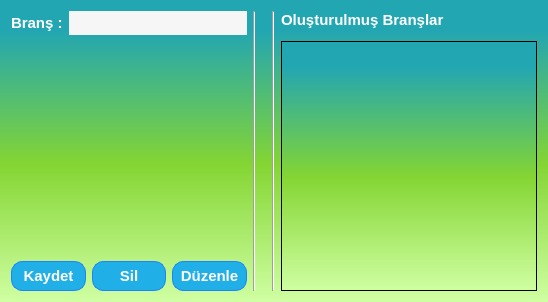
<?xml version="1.0" encoding="UTF-8"?>
<ui version="4.0">
 <class>Form</class>
 <widget class="QWidget" name="Form">
  <property name="geometry">
   <rect>
    <x>0</x>
    <y>0</y>
    <width>548</width>
    <height>302</height>
   </rect>
  </property>
  <property name="font">
   <font>
    <pointsize>11</pointsize>
    <weight>75</weight>
    <bold>true</bold>
   </font>
  </property>
  <property name="windowTitle">
   <string>Form</string>
  </property>
  <property name="styleSheet">
   <string notr="true">/*Copyright (c) DevSec Studio. All rights reserved.

MIT License

Permission is hereby granted, free of charge, to any person obtaining a copy
of this software and associated documentation files (the &quot;Software&quot;), to deal
in the Software without restriction, including without limitation the rights
to use, copy, modify, merge, publish, distribute, sublicense, and/or sell
copies of the Software, and to permit persons to whom the Software is
furnished to do so, subject to the following conditions:

The above copyright notice and this permission notice shall be included in all
copies or substantial portions of the Software.

THE SOFTWARE IS PROVIDED *AS IS*, WITHOUT WARRANTY OF ANY KIND, EXPRESS OR
IMPLIED, INCLUDING BUT NOT LIMITED TO THE WARRANTIES OF MERCHANTABILITY,
FITNESS FOR A PARTICULAR PURPOSE AND NONINFRINGEMENT. IN NO EVENT SHALL THE
AUTHORS OR COPYRIGHT HOLDERS BE LIABLE FOR ANY CLAIM, DAMAGES OR OTHER
LIABILITY, WHETHER IN AN ACTION OF CONTRACT, TORT OR OTHERWISE, ARISING FROM,
OUT OF OR IN CONNECTION WITH THE SOFTWARE OR THE USE OR OTHER DEALINGS IN THE
SOFTWARE.
*/

/*-----QWidget-----*/
QWidget
{
	background-color: qlineargradient(spread:repeat, x1:1, y1:0, x2:1, y2:1, stop:0.100962 rgba(34, 166, 178, 255),stop:0.543269 rgba(132, 213, 51, 255),stop:1 rgba(208, 255, 163, 255));
	color: #ffffff;
	font-weight: bold;
	border-color: #051a39;
	selection-background-color: #3b7e48;

}


/*-----QLabel-----*/
QLabel
{
	background-color: transparent;
	color: #ffffff;

}


QLabel::disabled
{
	background-color: transparent;
	color: #656565;

}


/*-----QMenuBar-----*/
QMenuBar
{
	background-color: qlineargradient(spread:repeat, x1:1, y1:0, x2:1, y2:1, stop:0.100962 rgba(34, 166, 178, 255),stop:1 rgba(24, 123, 132, 255));
	color: #ffffff;
	border-color: #051a39;

}


QMenuBar::disabled
{
	background-color: #404040;
	color: #656565;
	border-color: #051a39;

}


QMenuBar::item
{
    background-color: transparent;

}


QMenuBar::item:selected
{
    background-color: #5ab8a0;
    border: 1px solid #41cd52;

}


QMenuBar::item:pressed
{
    background-color: #3e7f6e;
    border: 1px solid #5ab8a0;
    margin-bottom: -1px;
    padding-bottom: 1px;

}


/*-----QMenu-----*/
QMenu
{
    background-color: #1f2b2b;
    border: 1px solid;
    color: #ffffff;

}


QMenu::separator
{
    height: 1px;
    background-color: #22af00;
    color: #ffffff;
    padding-left: 4px;
    margin-left: 10px;
    margin-right: 5px;

}


QMenu::item
{
    min-width : 150px;
    padding: 3px 20px 3px 20px;

}


QMenu::item:selected
{
    background-color: #22a6b2;
    color: #ffffff;

}


QMenu::item:disabled
{
    color: #262626;

}


/*-----QToolTip-----*/
QToolTip
{
	border : 1px solid #000000;
	background-color: #26264f;
	color: #ffffff;
	border-color: #051a39;

}


/*-----QPushButton-----*/
QPushButton
{
	background-color: #20afe7;
	color: #ffffff;
	border-style: solid;
	border-width: 1px;
	border-radius: 11px;
	border-color: #2082ff;
	padding: 5px;

}


QPushButton::disabled
{
	background-color: #404040;
	color: #656565;
	border-color: #051a39;

}


QPushButton::hover
{
	background-color: #33bdff;
	color: #ffffff;
	border-style: solid;
	border-width: 1px;
	border-radius: 11px;
	border-color: #2082ff;
	padding: 5px;

}


QPushButton::pressed
{
	background-color: #2082ff;
	color: #ffffff;
	border-style: solid;
	border-width: 1px;
	border-radius: 11px;
	border-color: #2082ff;
	padding: 5px;

}


/*-----QToolButton-----*/
QToolButton
{
	background-color: #20afe7;
	color: #ffffff;
	border-style: solid;
	border-width: 1px;
	border-radius: 11px;
	border-color: #2082ff;
	padding: 5px;

}


QToolButton::disabled
{
	background-color: #404040;
	color: #656565;
	border-color: #051a39;

}


QToolButton::hover
{
	background-color: #33bdff;
	color: #ffffff;
	border-style: solid;
	border-width: 1px;
	border-radius: 11px;
	border-color: #2082ff;
	padding: 5px;

}


QToolButton::pressed
{
	background-color: #2082ff;
	color: #ffffff;
	border-style: solid;
	border-width: 1px;
	border-radius: 11px;
	border-color: #2082ff;
	padding: 5px;

}


/*-----QComboBox-----*/
QComboBox
{
    background-color: #a9a9aa;
    border: 1px solid;
    padding-left: 6px;
    color: #000;
    height: 20px;

}


QComboBox::disabled
{
	background-color: #404040;
	color: #656565;
	border-color: #051a39;

}


QComboBox:hover
{
    background-color: #f6f6f6;

}


QComboBox:on
{
    background-color: #f8f6f0;

}


QComboBox QAbstractItemView
{
    background-color: #383838;
    color: #ffffff;
    border: 1px solid black;
    selection-background-color: #488f44;
    selection-color: #ffffff;
    outline: 0;

}


QComboBox::drop-down
{
    subcontrol-origin: padding;
    subcontrol-position: top right;
    width: 15px;

}


QComboBox::down-arrow
{
	background-color: #383838;	
    image: url(://arrow-down.png) 16px 16px;
    width: 18px;
    height: 18px;
	border-left: 1px solid black;

}


/*-----QSpinBox &amp; QDoubleSpinBox &amp; QDateTimeEdit-----*/
QSpinBox, 
QDoubleSpinBox,
QDateTimeEdit
{
	background-color: #f6f6f6;
	color: #000;
	border: 1px solid #a9a9aa;
	padding : 2px;

}


QSpinBox::disabled, 
QDoubleSpinBox::disabled,
QDateTimeEdit::disabled
{
	background-color: #404040;
	color: #656565;
	border-color: #051a39;

}


QSpinBox:hover, 
QDoubleSpinBox::hover,
QDateTimeEdit::hover
{
    background-color: #a9a9aa;
    border: 1px solid #a9a9aa;
    color:  #000;
    padding: 2px

}


QSpinBox::up-button, QSpinBox::down-button,
QDoubleSpinBox::up-button, QDoubleSpinBox::down-button,
QDateTimeEdit::up-button, QDateTimeEdit::down-button
{
    background-color: qlineargradient(spread:repeat, x1:1, y1:0, x2:1, y2:1, stop:0.100962 rgba(34, 166, 178, 255),stop:0.543269 rgba(132, 213, 51, 255),stop:1 rgba(208, 255, 163, 255));

}


QSpinBox::disabled, 
QDoubleSpinBox::disabled,
QDateTimeEdit::disabled
{
	background-color: #404040;
	color: #656565;
	border-color: #051a39;

}


QSpinBox::up-button:hover, QSpinBox::down-button:hover,
QDoubleSpinBox::up-button:hover, QDoubleSpinBox::down-button:hover,
QDateTimeEdit::up-button:hover, QDateTimeEdit::down-button:hover
{
    background-color: #92dd48;
    border: 1px solid #92dd48;

}


QSpinBox::up-button:disabled, QSpinBox::down-button:disabled,
QDoubleSpinBox::up-button:disabled, QDoubleSpinBox::down-button:disabled,
QDateTimeEdit::up-button:disabled, QDateTimeEdit::down-button:disabled
{
	background-color: #404040;
	color: #656565;
	border-color: #051a39;

}


QSpinBox::up-button:pressed, QSpinBox::down-button:pressed,
QDoubleSpinBox::up-button:pressed, QDoubleSpinBox::down-button::pressed,
QDateTimeEdit::up-button:pressed, QDateTimeEdit::down-button::pressed
{
    background-color: #57a951;
    border: 1px solid #57a951;

}


QSpinBox::down-arrow,
QDoubleSpinBox::down-arrow,
QDateTimeEdit::down-arrow
{
    image: url(://arrow-down.png);
    width: 7px;

}


QSpinBox::up-arrow,
QDoubleSpinBox::up-arrow,
QDateTimeEdit::up-arrow
{
    image: url(://arrow-up.png);
    width: 7px;

}


/*-----QLineEdit-----*/
QLineEdit
{
	background-color: #f6f6f6;
	color: #000;
	border-width: 1px;
	border-radius: 0px;
	border-color: #051a39;
	padding: 2px;

}


QLineEdit::hover
{
	background-color: #a9a9aa;
	color: #000;

}


QLineEdit::disabled
{
	background-color: #404040;
	color: #656565;
	border-width: 1px;
	border-radius: 3px;
	border-color: #051a39;
	padding: 2px;

}


/*-----QTextEdit-----*/
QTextEdit
{
	background-color: #ffffff;
	color: #010201;
	border-color: #051a39;

}


QTextEdit::disabled
{
	background-color: #404040;
	color: #656565;
	border-color: #051a39;

}


/*-----QGroupBox-----*/
QGroupBox 
{
	background-color: #1f2b2b;
    border: 1px inset #000;
    margin-top: 22px;
	margin-left: 1px;

}


QGroupBox::title  
{
    background-color: #1f2b2b;
    color: #ffffff;
    subcontrol-origin: margin;
    subcontrol-position: top left;
	margin-left: 1px;
    padding: 5px;

}


QGroupBox::title::disabled
{
	background-color: #404040;
	color: #656565;

}


/*-----QCheckBox-----*/
QCheckBox
{
    background-color: transparent;

}


QCheckBox::indicator
{
    color: #b1b1b1;
    background-color: #1f2b2b;
    border: 1px solid #2aaaa8;
    width: 12px;
    height: 12px;

}


QCheckBox::indicator:checked
{
    image:url(://checkbox.png);
	background-color: #1f2b2b;
    border: 1px solid #2aaaa8;

}


QCheckBox::indicator:unchecked:hover
{
    border: 1px solid #2aaaa8;

}


QCheckBox::disabled
{
	color: #656565;

}


QCheckBox::indicator:disabled
{
	background-color: #656565;
	color: #656565;
    border: 1px solid #656565;

}


/*-----QRadioButton-----*/
QRadioButton
{
    background-color: transparent;

}


QRadioButton::indicator::unchecked
{ 
	border: 1px inset gray; 
	border-radius: 5px; 
	background-color:  #a9a9aa;
	width: 9px; 
	height: 9px; 

}


QRadioButton::indicator::unchecked:hover
{ 
	border: 1px inset #2aaaa8; 
	border-radius: 5px; 
	background-color: gray;
	width: 9px; 
	height: 9px; 

}


QRadioButton::indicator::checked
{ 
	border: 1px solid #607cff; 
	border-radius: 5px; 
	background-color: #58fa53; 
	width: 9px; 
	height: 9px; 

}


QRadioButton::disabled
{
	color: #656565;

}


QRadioButton::indicator:disabled
{
	background-color: #656565;
	color: #656565;
    border: 2px solid #656565;

}


/*-----QTableView &amp; QTableWidget-----*/
QTableView
{
    background-color: #242526;
    border: 1px solid #32414B;
    color: #F0F0F0;
    gridline-color: #353635;
    outline : 0;
}

QTableView::item:hover
{
    background-color: #24602b;
    color: #F0F0F0;
}

QTableView::item:selected
{
    background-color: #60c461;
    border: 2px solid #60c461;
    color: #F0F0F0;
}

QTableCornerButton::section
{
    background-color: #505050;
    color: white;
}

QHeaderView
{
    background-color: #505050;
    color: white;
    border-radius: 0px;
    text-align: left;

}

QHeaderView::section
{
    background-color: #505050;
    color: white;
    border-radius: 0px;
    text-align: left;
	padding: 3px;
}

QHeaderView::section:checked
{
    color: #000000;
    background-color: #60c461;
}

QHeaderView::section::vertical::first,
QHeaderView::section::vertical::only-one
{
    border-top: 1px solid #353635;
}

QHeaderView::section::vertical
{
    border-top: 1px solid #353635;
}

QHeaderView::section::horizontal::first,
QHeaderView::section::horizontal::only-one
{
    border-left: 1px solid #353635;
}

QHeaderView::section::horizontal
{
    border-left: 1px solid #353635;
}


/*-----QTabWidget-----*/
QTabBar::tab
{
	background-color: #1f2b2b;
	color: #ffffff;
	border-style: solid;
	border-width: 1px;
	border-color: #051a39;
	padding: 5px;

}


QTabBar::tab:disabled
{
	background-color: #656565;
	color: #656565;

}


QTabWidget::pane
{
	background-color: transparent;
    border: 1px solid;
    border-color: #1f2b2b;

}


QTabBar::tab:selected
{
    background-color: #1f2b2b;
	color: #ffffff;
	border-style: solid;
	border-width: 0px;
	border-color: #051a39;
	padding: 5px;

}


QTabBar::tab:selected:disabled
{
	background-color: #404040;
	color: #656565;

}


QTabBar::tab:!selected 
{
    background-color: #262626;

}


QTabBar::tab:!selected:hover 
{
    background-color: #1f2b2b;

}


QTabBar::tab:top:!selected 
{
    margin-top: 3px;

}


QTabBar::tab:bottom:!selected 
{
    margin-bottom: 3px;

}


QTabBar::tab:top, QTabBar::tab:bottom 
{
    min-width: 8ex;
    margin-right: -1px;
    padding: 5px 10px 5px 10px;

}


QTabBar::tab:top:selected 
{
    border-bottom-color: none;

}


QTabBar::tab:bottom:selected 
{
    border-top-color: none;

}


QTabBar::tab:top:last, QTabBar::tab:bottom:last,
QTabBar::tab:top:only-one, QTabBar::tab:bottom:only-one 
{
    margin-right: 0;

}


QTabBar::tab:left:!selected 
{
    margin-right: 3px;

}


QTabBar::tab:right:!selected
{
    margin-left: 3px;

}


QTabBar::tab:left, QTabBar::tab:right 
{
    min-height: 8ex;
    margin-bottom: -1px;
    padding: 10px 5px 10px 5px;

}


QTabBar::tab:left:selected 
{
    border-left-color: none;

}


QTabBar::tab:right:selected 
{
    border-right-color: none;

}


QTabBar::tab:left:last, QTabBar::tab:right:last,
QTabBar::tab:left:only-one, QTabBar::tab:right:only-one 
{
    margin-bottom: 0;

}


/*-----QSlider-----*/
QSlider 
{
	background-color: transparent;

}

QSlider::groove:horizontal 
{
	background-color: transparent;
	height: 5px;

}


QSlider::sub-page:horizontal 
{
	background-color: #41cd52;

}


QSlider::add-page:horizontal 
{
	background-color: #a9a9aa;

}


QSlider::handle:horizontal 
{
	background-color: #41cd52;
	width: 14px;
	margin-top: -6px;
	margin-bottom: -6px;
	border-radius: 3px;

}


QSlider::handle:horizontal:hover 
{
	background-color: #22af00;
	border-radius: 3px;

}


QSlider::sub-page:horizontal:disabled 
{
	background-color: #bbb;
	border-color: #999;

}


QSlider::add-page:horizontal:disabled 
{
	background-color: #eee;
	border-color: #999;

}


QSlider::handle:horizontal:disabled 
{
	background-color: #eee;
	border: 1px solid #aaa;
	border-radius: 3px;

}


QSlider::groove:vertical 
{
	background-color: transparent;
	width: 5px;

}


QSlider::sub-page:vertical 
{
	background-color: #41cd52;

}


QSlider::add-page:vertical 
{
	background-color: #a9a9aa;

}


QSlider::handle:vertical 
{
	background-color: #41cd52;
	height: 14px;
	margin-left: -6px;
	margin-right: -6px;
	border-radius: 3px;

}


QSlider::handle:vertical:hover 
{
	background-color: #22af00;
	border-radius: 3px;

}


QSlider::sub-page:vertical:disabled 
{
	background-color: #bbb;
	border-color: #999;

}


QSlider::add-page:vertical:disabled 
{
	background-color: #eee;
	border-color: #999;

}


QSlider::handle:vertical:disabled 
{
	background-color: #eee;
	border: 1px solid #aaa;
	border-radius: 3px;

}


/*-----QDial-----*/
QDial
{
	background-color: #58ae53;

}


QDial::disabled
{
	background-color: #404040;

}


/*-----QScrollBar-----*/
QScrollBar:horizontal
{
    border: 1px solid #222222;
    background-color: #3d3d3d;
    height: 15px;
    margin: 0px 16px 0 16px;

}


QScrollBar::handle:horizontal
{
    background-color: #41cd52;
    min-height: 20px;

}


QScrollBar::add-line:horizontal
{
    border: 1px solid #1b1b19;
    background-color: #41cd52;
    width: 14px;
    subcontrol-position: right;
    subcontrol-origin: margin;

}


QScrollBar::sub-line:horizontal
{
    border: 1px solid #1b1b19;
    background-color: #41cd52;
    width: 14px;
    subcontrol-position: left;
    subcontrol-origin: margin;

}


QScrollBar::right-arrow:horizontal
{
    image: url(://arrow-right.png);
    width: 6px;
    height: 6px;

}


QScrollBar::left-arrow:horizontal
{
    image: url(://arrow-left.png);
    width: 6px;
    height: 6px;

}


QScrollBar::add-page:horizontal, QScrollBar::sub-page:horizontal
{
    background: none;

}


QScrollBar:vertical
{
    background-color: #3d3d3d;
    width: 13px;
    margin: 16px 0 16px 0;
    border: 1px solid #222222;

}


QScrollBar::handle:vertical
{
    background-color: #41cd52;
    min-height: 20px;

}


QScrollBar::add-line:vertical
{
    border: 1px solid #1b1b19;
    background-color: #41cd52;
    height: 14px;
    subcontrol-position: bottom;
    subcontrol-origin: margin;

}


QScrollBar::sub-line:vertical
{
    border: 1px solid #41cd52;
    background-color: #41cd52;
    height: 14px;
    subcontrol-position: top;
    subcontrol-origin: margin;

}


QScrollBar::up-arrow:vertical
{
    image: url(://arrow-up.png);
    width: 6px;
    height: 6px;

}


QScrollBar::down-arrow:vertical
{
    image: url(://arrow-down.png);
    width: 6px;
    height: 6px;

}


QScrollBar::add-page:vertical, QScrollBar::sub-page:vertical
{
    background: none;

}


/*-----QProgressBar-----*/
QProgressBar
{
	background-color: #a9a9aa;
	color: #000;
	border: 1px solid #000;
	text-align: center;

}


QProgressBar::chunk {
	background-color: #36b9b1;
	color: #fff;

}


QProgressBar::chunk:disabled {
	background-color: #656565;
	border: 1px solid #aaa;
	color: #656565;
}


/*-----QStatusBar-----*/
QStatusBar
{
	background-color: qlineargradient(spread:repeat, x1:1, y1:0, x2:1, y2:1, stop:0.100962 rgba(98, 197, 95, 255),stop:1 rgba(80, 158, 75, 255));
	color: #ffffff;
	border-color: #051a39;

}


</string>
  </property>
  <layout class="QGridLayout" name="gridLayout">
   <item row="0" column="0">
    <layout class="QHBoxLayout" name="horizontalLayout_2">
     <item>
      <layout class="QVBoxLayout" name="verticalLayout">
       <item>
        <layout class="QFormLayout" name="formLayout">
         <property name="labelAlignment">
          <set>Qt::AlignRight|Qt::AlignTrailing|Qt::AlignVCenter</set>
         </property>
         <item row="0" column="0">
          <widget class="QLabel" name="label">
           <property name="text">
            <string>Branş :</string>
           </property>
          </widget>
         </item>
         <item row="0" column="1">
          <widget class="QLineEdit" name="le_staff_branch"/>
         </item>
        </layout>
       </item>
       <item>
        <spacer name="verticalSpacer">
         <property name="orientation">
          <enum>Qt::Vertical</enum>
         </property>
         <property name="sizeHint" stdset="0">
          <size>
           <width>20</width>
           <height>40</height>
          </size>
         </property>
        </spacer>
       </item>
       <item>
        <layout class="QHBoxLayout" name="horizontalLayout">
         <item>
          <widget class="QPushButton" name="btn_save">
           <property name="text">
            <string>Kaydet</string>
           </property>
          </widget>
         </item>
         <item>
          <widget class="QPushButton" name="btn_delete">
           <property name="text">
            <string>Sil</string>
           </property>
          </widget>
         </item>
         <item>
          <widget class="QPushButton" name="btn_edit">
           <property name="text">
            <string>Düzenle</string>
           </property>
          </widget>
         </item>
        </layout>
       </item>
      </layout>
     </item>
     <item>
      <widget class="Line" name="line">
       <property name="orientation">
        <enum>Qt::Vertical</enum>
       </property>
      </widget>
     </item>
     <item>
      <spacer name="horizontalSpacer">
       <property name="orientation">
        <enum>Qt::Horizontal</enum>
       </property>
       <property name="sizeType">
        <enum>QSizePolicy::Minimum</enum>
       </property>
       <property name="sizeHint" stdset="0">
        <size>
         <width>10</width>
         <height>20</height>
        </size>
       </property>
      </spacer>
     </item>
     <item>
      <widget class="Line" name="line_2">
       <property name="orientation">
        <enum>Qt::Vertical</enum>
       </property>
      </widget>
     </item>
     <item>
      <layout class="QVBoxLayout" name="verticalLayout_2">
       <item>
        <widget class="QLabel" name="label_5">
         <property name="text">
          <string>Oluşturulmuş Branşlar</string>
         </property>
        </widget>
       </item>
       <item>
        <spacer name="verticalSpacer_2">
         <property name="orientation">
          <enum>Qt::Vertical</enum>
         </property>
         <property name="sizeHint" stdset="0">
          <size>
           <width>20</width>
           <height>40</height>
          </size>
         </property>
        </spacer>
       </item>
       <item>
        <widget class="QListWidget" name="lw_staff_branch">
         <property name="minimumSize">
          <size>
           <width>0</width>
           <height>250</height>
          </size>
         </property>
        </widget>
       </item>
      </layout>
     </item>
    </layout>
   </item>
  </layout>
 </widget>
 <resources/>
 <connections/>
</ui>
